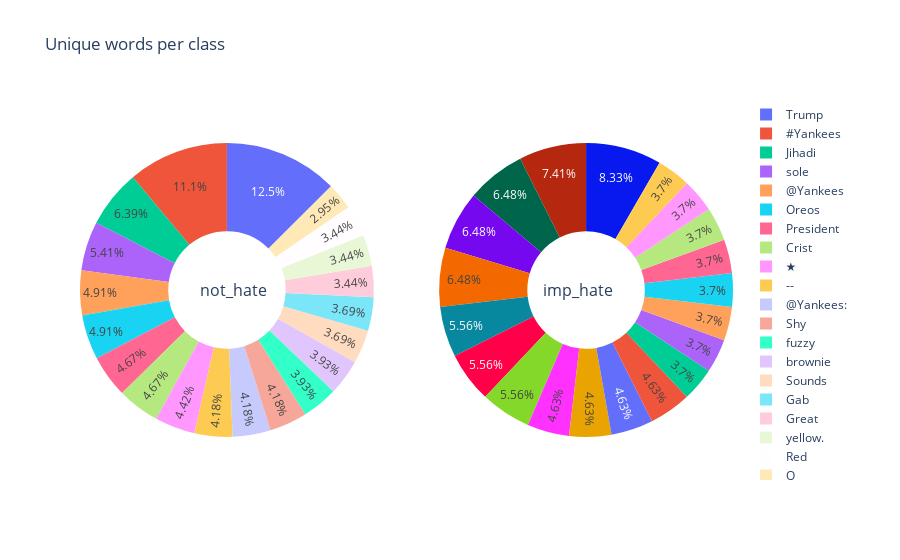

The notebook cell this image was saved under:
### Code cell


### Figure 1 — Plotly figure (JSON) as saved in the notebook; plotly's stock layout.template omitted (floating-point values rounded to 4 significant figures)
{"data": [{"domain": {"x": [0, 0.45], "y": [0, 1]}, "hole": 0.4, "labels": ["Trump", "#Yankees", "Jihadi", "sole", "@Yankees", "Oreos", "President", "Crist", "&#9733;", "--", "@Yankees:", "Shy", "fuzzy", "brownie", "Sounds", "Gab", "Great", "yellow.", "Red", "Q"], "name": "not_hate", "type": "pie", "values": [51, 45, 26, 22, 20, 20, 19, 19, 18, 17, 17, 17, 16, 16, 15, 15, 14, 14, 14, 12]}, {"domain": {"x": [0.55, 1], "y": [0, 1]}, "hole": 0.4, "labels": ["<number>", "accelerates", "Me::", "dank", "jerome", "n't", "illegals.", "<repeat>", "#waronwhites", "Puerto", "aryans", "dark,", "newborns", "#nra", "professors", "extinction", "#wakeupamerica", "Employee::", "feminists", "gender"], "name": "implicit_hate", "type": "pie", "values": [9, 8, 7, 7, 7, 6, 6, 6, 5, 5, 5, 5, 4, 4, 4, 4, 4, 4, 4, 4]}], "layout": {"annotations": [{"font": {"size": 16}, "showarrow": false, "text": "not_hate", "x": 0.18, "y": 0.5}, {"font": {"size": 16}, "showarrow": false, "text": "imp_hate", "x": 0.82, "y": 0.5}], "title": {"text": "Unique words per class"}}}
